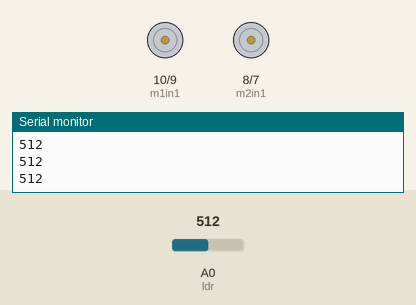
The sketch below on a simulated Arduino Uno, built with avr-gcc and run on an emulated ATmega328P. Shown: motor-driver pin pairs drawn as motors (green arrow = first pin HIGH = forward, orange = second pin HIGH = backward, longer = more drive, scaled by the enable pin), the last lines printed to the serial monitor. The inputs (shaded band) are chosen by the test bench; at power-on: A0 (ldr) = 512.

Above: at 1.2 s.
1.3 s: A0 (ldr) set to 488
At 2.3 s:
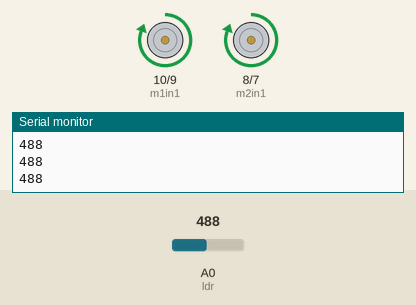
2.8 s: A0 (ldr) set to 510
At 3.5 s:
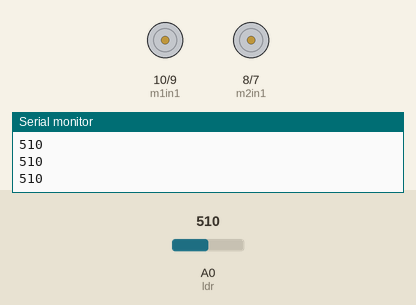
4.3 s: A0 (ldr) set to 490
At 4.6 s:
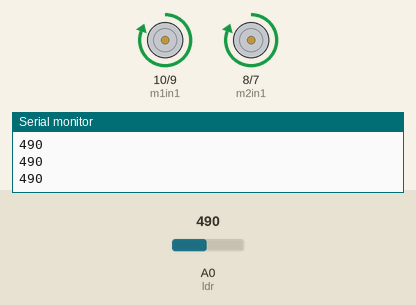
Timing chart, 0 to 7.3 s (numbered marks = the images above; inputs shaded):
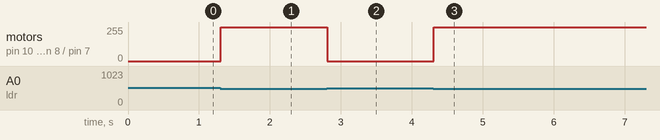

Measured:
- the behaviour switches between 500 and 499 on A0 (ldr) (found by bisection; images 0 and 1)
- after the input at 1.3 s, motor on pin 10 (m1in1) / pin 9 (m1in2), motor on pin 8 (m2in1) / pin 7 (m2in2): stopped → forward 255/255 at once
- after the input at 2.8 s, motor on pin 10 (m1in1) / pin 9 (m1in2), motor on pin 8 (m2in1) / pin 7 (m2in2): forward 255/255 → stopped at once
- after the input at 4.3 s, motor on pin 10 (m1in1) / pin 9 (m1in2), motor on pin 8 (m2in1) / pin 7 (m2in2): stopped → forward 255/255 at once

The sketch:

ldr_car.ino
```cpp
int ldr = A0, en1 = 13, en2 = 12, vcc_l293d = 11, m1in1= 10, m1in2 = 9, m2in1 = 8, m2in2 = 7;
void setup() {
  // put your setup code here, to run once:
  pinMode(ldr, INPUT);
  pinMode(en1, OUTPUT);
  pinMode(en2, OUTPUT);
  pinMode(vcc_l293d, OUTPUT);
  pinMode(m1in1, OUTPUT);
  pinMode(m1in2, OUTPUT);
  pinMode(m2in1, OUTPUT);
  pinMode(m2in2, OUTPUT);

  digitalWrite(en1, 1);
  digitalWrite(en2, 1);
  digitalWrite(vcc_l293d, 1);
  Serial.begin(9600);

}

void loop() {
  // put your main code here, to run repeatedly:
  int x = analogRead(ldr);
  Serial.println(x);

  if(x> 300 && x<500){
    digitalWrite(m1in1, 1);
    digitalWrite(m1in2, 0);
    digitalWrite(m2in1, 1);
    digitalWrite(m2in2, 0);
  }

   else if(x > 500){
    digitalWrite(m1in1, 0);
    digitalWrite(m1in2, 0);
    digitalWrite(m2in1, 0);
    digitalWrite(m2in2, 0);
  }

}
```
